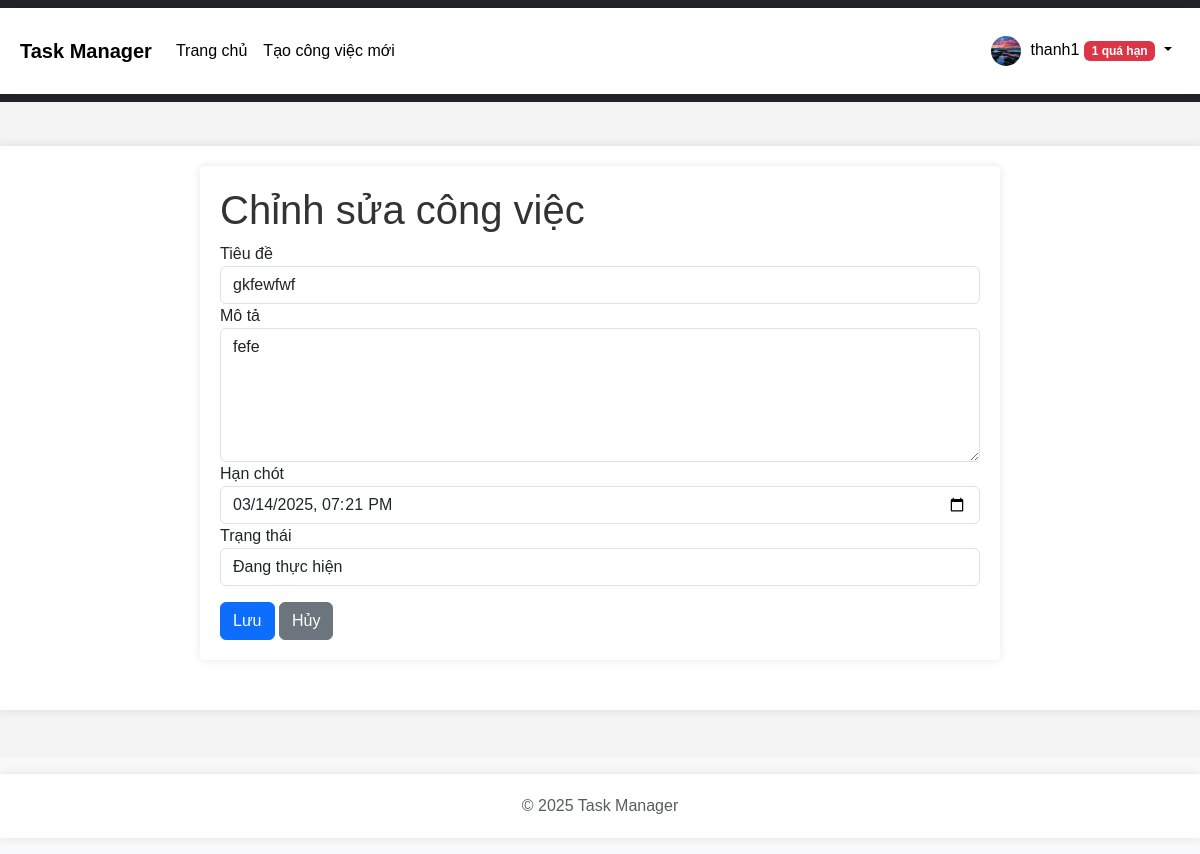
Page /edit/1 (signed in) on the earlier database version.
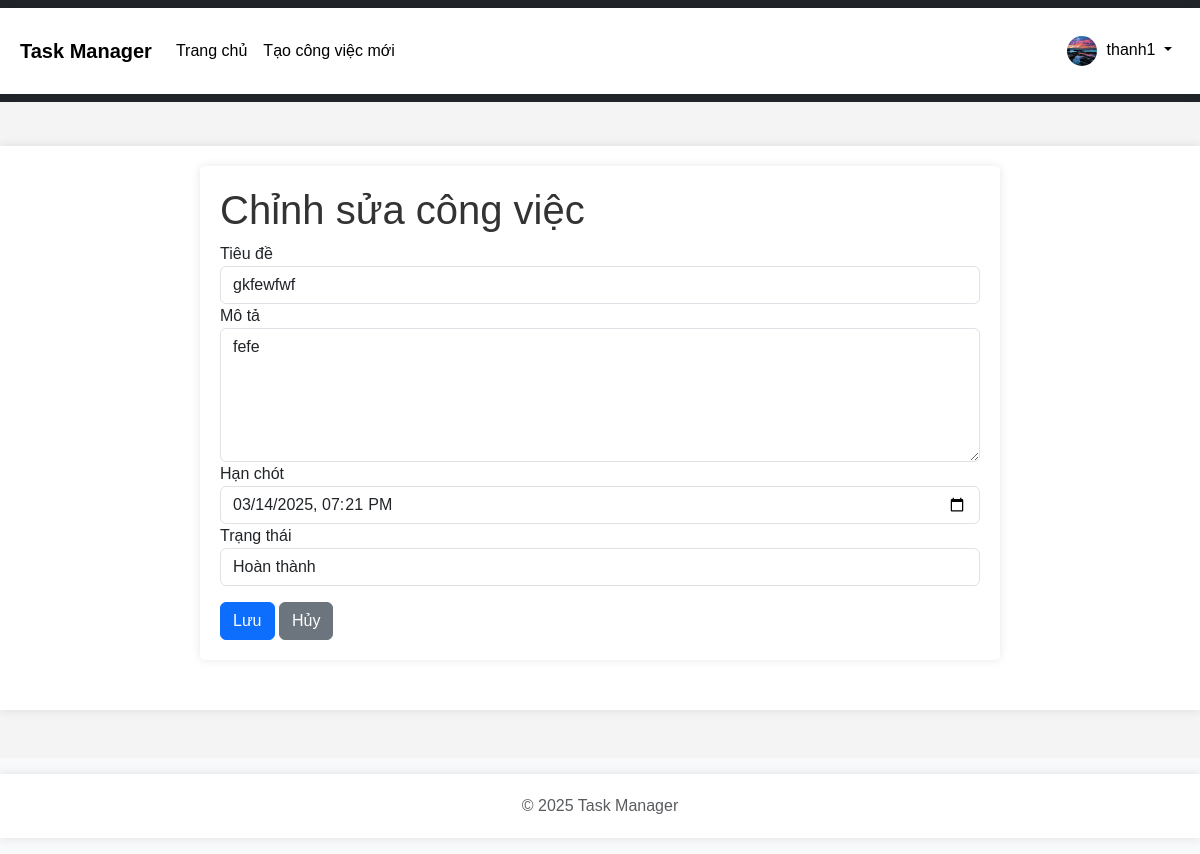
Same page on the later database version.
### app/models.py (models this page shows, shortened)
class Task(db.Model):
    id = db.Column(db.Integer, primary_key=True)
    title = db.Column(db.String(100), nullable=False)
    description = db.Column(db.Text)
    status = db.Column(db.String(20), default='pending')  # pending, in_progress, completed
    created = db.Column(db.DateTime, default=datetime.utcnow)
    deadline = db.Column(db.DateTime)
    finished = db.Column(db.DateTime)
    user_id = db.Column(db.Integer, db.ForeignKey('user.id'), nullable=False)

### app/routes/tasks.py (the view, shortened to what this page needs)
@bp.route('/edit/<int:task_id>', methods=['GET', 'POST'])
@login_required
def edit(task_id):
    task = Task.query.get_or_404(task_id)
    if not current_user.is_admin and task.user_id != current_user.id:
        flash('Bạn không có quyền chỉnh sửa công việc này.', 'danger')
        return redirect(url_for('tasks.index'))
    form = TaskForm(obj=task)
    return render_template('tasks/edit.html', title='Chỉnh sửa công việc', form=form, task=task)

### app/forms.py
class TaskForm(FlaskForm):
    title = StringField('Tiêu đề', validators=[
        DataRequired(message='Tiêu đề không được để trống'),
        Length(min=3, max=100, message='Tiêu đề phải có từ 3 đến 100 ký tự')
    ])
    description = TextAreaField('Mô tả', validators=[Optional()])
    deadline = DateTimeField('Hạn chót', format='%Y-%m-%dT%H:%M', validators=[
        DataRequired(message='Hạn chót không được để trống')
    ])
    status = SelectField('Trạng thái', choices=[
        ('pending', 'Chờ xử lý'),
        ('in_progress', 'Đang thực hiện'),
        ('completed', 'Hoàn thành')
    ], validators=[DataRequired(message='Trạng thái không được để trống')])
    submit = SubmitField('Lưu')
    def __init__(self, *args, **kwargs):
        super(TaskForm, self).__init__(*args, **kwargs)
        if not args and 'obj' not in kwargs:
            self.deadline.data = datetime.now()

### app/models.py (called while the page is built)
    @property
    def overdue_count(self):
        return Task.query.filter_by(user_id=self.id, finished=None).filter(
            Task.deadline < datetime.utcnow()).count()

### app/templates/tasks/edit.html (shortened to what this page needs)
{% extends "base.html" %}
{% block content %}
    <div class="edit-task-container">
        <h1>Chỉnh sửa công việc</h1>
        <form method="POST" action="">
            <div class="form-group">
                {{ form.title.label }}
                {{ form.title(class="form-control") }}
            </div>
            <div class="form-group">
                {{ form.description.label }}
                {{ form.description(class="form-control", rows=5) }}
            </div>
            <div class="form-group">
                {{ form.deadline.label }}
                {{ form.deadline(class="form-control", type="datetime-local") }}
            </div>
            <div class="form-group">
                {{ form.status.label }}
                {{ form.status(class="form-control") }}
            </div>
            <div class="form-group mt-3">
                {{ form.submit(class="btn btn-primary") }}
                <a href="{{ url_for('tasks.index') }}" class="btn btn-secondary">Hủy</a>
            </div>
        </form>
    </div>
{% endblock %}

### app/templates/base.html (shortened to what this page needs)
<!DOCTYPE html>
<html lang="vi">
<head>
    <link href="https://cdn.jsdelivr.net/npm/bootstrap@5.3.0-alpha1/dist/css/bootstrap.min.css" rel="stylesheet">
    <link rel="stylesheet" href="{{ url_for('static', filename='css/main.css') }}">
</head>
<body>
    <header>
        <nav class="navbar navbar-expand-lg navbar-dark bg-dark">
            <div class="container">
                <a class="navbar-brand" href="{{ url_for('tasks.index') }}">Task Manager</a>
                <div class="collapse navbar-collapse" id="navbarNav">
                    <ul class="navbar-nav me-auto">
                        {% if current_user.is_authenticated %}
                            <li class="nav-item">
                                <a class="nav-link" href="{{ url_for('tasks.index') }}">Trang chủ</a>
                            </li>
                            <li class="nav-item">
                                <a class="nav-link" href="{{ url_for('tasks.create') }}">Tạo công việc mới</a>
                            </li>
                        {% endif %}
                    </ul>
                    <ul class="navbar-nav">
                        {% if current_user.is_authenticated %}
                            <li class="nav-item dropdown">
                                <a class="nav-link dropdown-toggle" href="#" id="navbarDropdown" role="button" data-bs-toggle="dropdown">
                                    {% if current_user.avatar %}
                                        <img src="{{ url_for('static', filename='avatars/' + current_user.avatar) }}" class="rounded-circle avatar-small" alt="Avatar">
                                    {% else %}
                                        <img src="https://avatar-placeholder.iran.liara.run/" class="rounded-circle avatar-small" alt="Avatar">
                                    {% endif %}
                                    {{ current_user.username }}
                                    {% if current_user.overdue_count and current_user.overdue_count > 0 %}
                                        <span class="badge bg-danger">{{ current_user.overdue_count }} quá hạn</span>
                                    {% endif %}
                                </a>
                            </li>
                        {% endif %}
                    </ul>
                </div>
            </div>
        </nav>
    </header>
    <main class="container mt-4">
        {% block content %}{% endblock %}
    </main>
    <footer class="footer mt-5 py-3 bg-light">
        <div class="container text-center">
            <span class="text-muted">&copy; 2025 Task Manager</span>
        </div>
    </footer>
</body>
</html>

Differences in the rows shown:
changed Task "gkfewfwf": status "Đang thực hiện" → "Hoàn thành"
Other differences:
{{ current_user.overdue_count }}: "1" → (not shown)
text no longer shown: "quá hạn"
